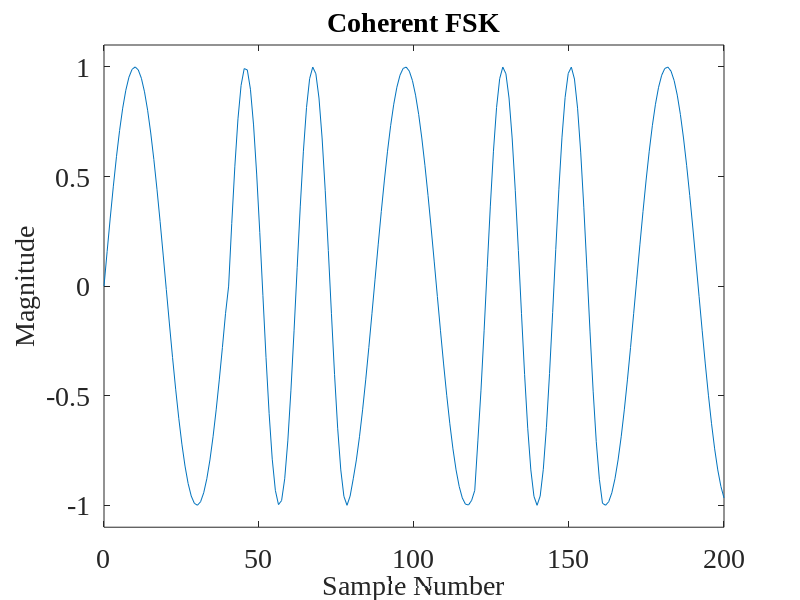

The MATLAB script that drew this image:
fontSize = 20;

x = linspace(0,200,200);
y1 = sin(2*pi*x/40);
y2 = sin(2*pi*x/(1/2200*48000));
y = cat(2, y1(1:40), y2(1:40), y1(34:73), y2(20:59),y1(30:69));
f = figure('Position',[0,0,1280,1024]);
set(gcf,'color','w');
plot(x, y);
filename = 'Coherent FSK';
title(filename);
xlabel('Sample Number');
ylabel('Magnitude');
minY = min(y);
maxY = max(y);
center = (minY+maxY)/ 2;
rangeY = maxY - minY;
adjustedRange = 0.55*rangeY;
minY = (center - adjustedRange);
maxY = (center + adjustedRange);
ylim([minY maxY]);
set(gca,'FontSize',fontSize, 'FontName', 'Times New Roman');
set(findall(gcf,'type','text'),'FontSize',fontSize, 'FontName', 'Times New Roman');
yL = get(gca,'YLim');
% line([40 40],yL,'Color','r');
% line([80 80],yL,'Color','r');
% line([120 120],yL,'Color','r');
% line([160 160],yL,'Color','r');
saveas(f, strcat('.\..\..\..\rrxthesis\images\',regexprep(filename,'[^\w'']',''),'.png'));
pause();
close(f);
clear all;